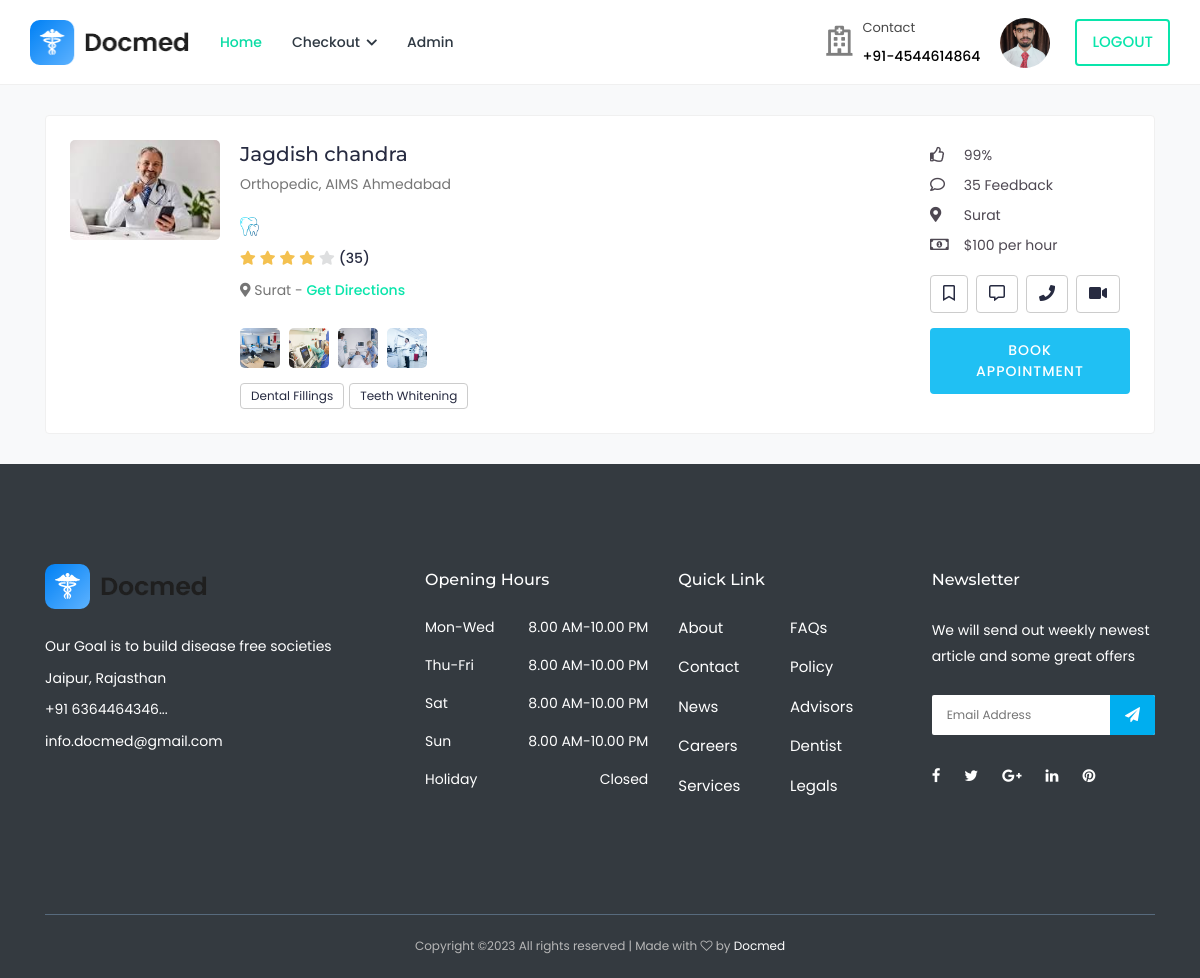
Page /doctordetail/6/ (signed in) on the committed database.
### accounts/models.py (models this page shows, shortened)
class CustomUser(AbstractBaseUser, PermissionsMixin):
    email = LowercaseEmailField(_('email address'), unique=True)
    name = models.CharField(max_length=255)
    is_staff = models.BooleanField(default=False)
    is_active = models.BooleanField(default=True)
    date_joined = models.DateTimeField(default=timezone.now)
    GENDER_CHOICES = (
        ('M', 'Male'),
        ('F', 'Female'),
    )
    phone_regex = RegexValidator( regex = r'^\d{10}$',message = "phone number should exactly be in 10 digits")
    phone_number = models.CharField(max_length=255, validators=[phone_regex], blank = True, null=True)  # you can set it unique = True
    gender = models.CharField(max_length=1, choices=GENDER_CHOICES, default='M', null=True)
    is_Patient = models.BooleanField(default=True)
    is_Doctor = models.BooleanField(default = False)
    USERNAME_FIELD = 'email'
    REQUIRED_FIELDS = []
    objects = CustomUserManager()

class PatientAdditional(models.Model):
    user = models.OneToOneField(Patient, on_delete = models.CASCADE)
    age = models.CharField(max_length=20)
    profile_photo = models.ImageField(upload_to='patient_profile_photos', blank=True, null=True)

class DoctorAdditional(models.Model):
    user = models.OneToOneField(Doctor, on_delete = models.CASCADE)
    location = models.CharField(max_length=20)
    your_expertise =  models.CharField(max_length=20)

### appointment/models.py (models this page shows, shortened)
class Appointment(models.Model):
    user = models.OneToOneField(Doctor,on_delete=models.CASCADE)
    image = models.ImageField(null=True, blank=True)
    start_time = models.CharField(max_length=10)
    end_time = models.CharField(max_length=10)
    qualification_name = models.CharField(max_length=100)
    institute_name = models.CharField(max_length=100)
    hospital_name = models.CharField(max_length=100)
    price= models.FloatField(max_length=10, default='500')
    created_at = models.DateTimeField(default=timezone.now)

### appointment/views.py (the view)
# urls.py: path('doctordetail/<id>/', views.view_doctor_detail, name='docdetail'),
def view_doctor_detail(request, id):
    appointment = get_object_or_404(Appointment, id=id)
    doctor = appointment.user
    context = {
        'doctor': doctor
    }
    return render(request, 'accounts/doctor/detail.html', context)

### templates/accounts/doctor/detail.html (shortened to what this page needs)
{% extends 'base.html' %}
{%load static%}
{% load bootstrap %}
{% block content %}
<div class="content">
	<div class="container">
		<div class="card">
			<div class="card-body">
				<div class="doctor-widget">
					<div class="doc-info-left">
						<div class="doctor-img">
							<img src="{{ doctor.appointment.image.url }}" class="img-fluid" alt="User Image">
						</div>
						<div class="doc-info-cont">
							<h4 class="doc-name">{{ doctor.name }}</h4>
							<p class="doc-speciality">{{ doctor.appointment.qualification_name }}, {{ doctor.appointment.institute_name }}</p>
							<p class="doc-department">
								<img src="{% static 'img/specialities-05.png' %}" class="img-fluid" alt="Speciality">
							</p>
							<div class="rating">
								<i class="fas fa-star filled"></i>
								<i class="fas fa-star filled"></i>
								<i class="fas fa-star filled"></i>
								<i class="fas fa-star filled"></i>
								<i class="fas fa-star"></i>
								<span class="d-inline-block average-rating">(35)</span>
							</div>
							<div class="clinic-details">
								<p class="doc-location">
									<i class="fas fa-map-marker-alt"></i> {{ doctor.doctoradditional.location }} -
									<a href="javascript:void(0);">Get Directions</a>
								</p>
								<ul class="clinic-gallery">
									<li>
										<a href="{% static 'img/img/features/feature-01.jpg' %}" data-fancybox="gallery">
											<img src="{% static 'img/img/features/feature-01.jpg' %}" alt="Feature">
										</a>
									</li>
									<li>
										<a href="{% static 'img/img/features/feature-02.jpg' %}" data-fancybox="gallery">
											<img src="{% static 'img/img/features/feature-02.jpg' %}" alt="Feature Image">
										</a>
									</li>
									<li>
										<a href="{% static 'img/img/features/feature-03.jpg' %}" data-fancybox="gallery">
											<img src="{% static 'img/img/features/feature-03.jpg' %}" alt="Feature">
										</a>
									</li>
									<li>
										<a href="{% static 'img/img/features/feature-04.jpg' %}" data-fancybox="gallery">
											<img src="{% static 'img/img/features/feature-04.jpg' %}" alt="Feature">
										</a>
									</li>
								</ul>
							</div>
							<div class="clinic-services">
								<span>Dental Fillings</span>
								<span>Teeth Whitening</span>
							</div>
						</div>
					</div>
					<div class="doc-info-right">
						<div class="clini-infos">
							<ul>
								<li><i class="far fa-thumbs-up"></i> 99%</li>
								<li><i class="far fa-comment"></i> 35 Feedback</li>
								<li><i class="fas fa-map-marker-alt"></i> {{ doctor.doctoradditional.location }}</li>
								<li><i class="far fa-money-bill-alt"></i> $100 per hour</li>
							</ul>
						</div>
						<div class="doctor-action">
							<a href="javascript:void(0)" class="btn btn-white fav-btn">
								<i class="far fa-bookmark"></i>
							</a>
							<a href="chat.html" class="btn btn-white msg-btn">
								<i class="far fa-comment-alt"></i>
							</a>
							<a href="javascript:void(0)" class="btn btn-white call-btn" data-toggle="modal" data-target="#voice_call">
								<i class="fas fa-phone"></i>
							</a>
							<a href="javascript:void(0)" class="btn btn-white call-btn" data-toggle="modal" data-target="#video_call">
								<i class="fas fa-video"></i>
							</a>
						</div>
						<div class="clinic-booking">
							<a class="apt-btn" href="{% url 'appointment:doctor-detail' id=doctor.appointment.id %}">Book Appointment</a>
						</div>
					</div>
				</div>
			</div>
		</div>
	</div>
</div>
{% endblock %}

### templates/nav.html (shortened to what this page needs)
{% load static %}
<header class="header">
				<nav class="navbar navbar-expand-lg header-nav">
					<div class="navbar-header">
						<a href="{%url 'accounts:index'%}" class="navbar-brand logo">
							<img src="{% static 'img/logo1.png' %}" class="img-fluid" alt="Logo">
						</a>
					</div>
					<div class="main-menu-wrapper">
						<ul class="main-nav">
							<li class="active">
								<a href="{%url 'accounts:index'%}">Home</a>
							</li>
							{% if request.user.is_authenticated and request.user.is_Patient %}
							<li class="has-submenu">
								<a href="#">Checkout <i class="fas fa-chevron-down"></i></a>
							</li>
							<li>
								<a href="admin" target="_blank">Admin</a>
							</li>
							{%endif%}
						</ul>
					</div>
					<ul class="nav header-navbar-rht">
						<li class="nav-item contact-item">
							<div class="header-contact-img">
								<i class="far fa-hospital"></i>
							</div>
							<div class="header-contact-detail">
								<p class="contact-header">Contact</p>
								<p class="contact-info-header"> +91-4544614864</p>
							</div>
						</li>
						{% if request.user.is_authenticated and request.user.is_Patient %}
						<li class="nav-item">
							{% if request.user.patientadditional.profile_photo %}
							<a href="{% url 'appointment:patient-profile-update' id=request.user.id %}" class="nav-profile-photo">
								<img src="{{ request.user.patientadditional.profile_photo.url }}" alt="Profile Photo" class="nav-profile-photo">
							</a>
							{% else %}
							<a href="{% url 'appointment:patient-profile-update' id=request.user.id %}" class="nav-link header-login">
								{{ request.user.name }}
							</a>
							{% endif %}
						</li>
						<li class="nav-item">
							<a class="nav-link header-login" href="{% url 'accounts:logout' %}">logout</a>
						</li>
						{%endif%}
					</ul>
				</nav>
			</header>

### static/style.css (style rules this page uses)
* { margin: 0; padding: 0; }
body { font-family: "Montserrat", sans-serif; font-weight: 400; font-size: 14px; }
h1, h2, h3, h4, h5, h6 { font-family: "Montserrat", sans-serif; color: #333333; line-height: 1.4; font-weight: 600; }
a, a:active, a:focus, a:hover { color: #333333; text-decoration: none; -webkit-transition-duration: 500ms; -o-transition-duration: 500ms; transition-duration: 500ms; outline: none; }
li { list-style: none; }
p { line-height: 1.9; color: #707070; font-size: 14px; font-weight: 400; }
img { max-width: 100%; height: auto; }
ul { margin: 0; padding: 0; }
ul li { margin: 0; padding: 0; }

### static/css/default-assets/classy-nav.css (style rules this page uses)
body { font-family: "Roboto", sans-serif; }
ul { margin: 0; }
ul li { list-style: none; }
img { height: auto; max-width: 100%; }

### templates/nav.html (style rules this page uses)
.nav-profile-photo { display: inline-block; width: 50px; height: 50px; border-radius: 50%; object-fit: cover; margin-right: 5px; }

### rows in the picture
CustomUser: user.patientadditional.profile_photo (picture)
CustomUser: appointment.image (picture), name "Jagdish chandra", appointment.qualification_name "Orthopedic", appointment.institute_name "AIMS Ahmedabad", doctoradditional.location "Surat"
